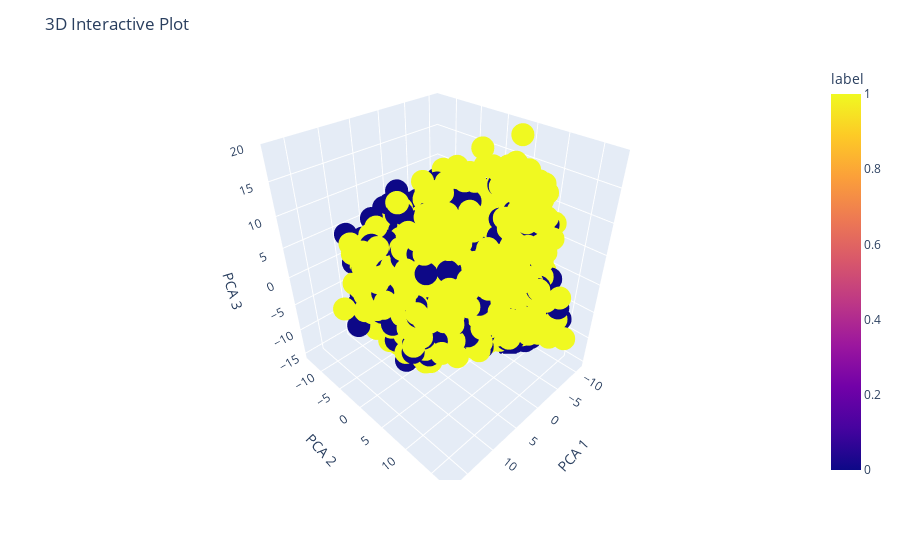

Here is the notebook cell this chart was saved with:
### Code cell
import plotly.express as px

fig = px.scatter_3d(pca_result, x='pca1', y='pca2', z='pca3', color='label')

fig.update_layout(
    title='3D Interactive Plot',
    scene=dict(
        xaxis_title='PCA 1',
        yaxis_title='PCA 2',
        zaxis_title='PCA 3'
    )
)

### Figure 1 — Plotly figure (JSON) as saved in the notebook; plotly's stock layout.template omitted (floating-point values rounded to 4 significant figures; data arrays with more than 128 entries replaced by an {"elided": "..."} marker saying what was removed)
{"data": [{"hovertemplate": "pca1=%{x}<br>pca2=%{y}<br>pca3=%{z}<br>label=%{marker.color}<extra></extra>", "legendgroup": "", "marker": {"color": {"elided": "4450 int values"}, "coloraxis": "coloraxis", "symbol": "circle"}, "mode": "markers", "name": "", "scene": "scene", "showlegend": false, "type": "scatter3d", "x": {"elided": "4450 float values"}, "y": {"elided": "4450 float values"}, "z": {"elided": "4450 float values"}}], "layout": {"coloraxis": {"colorbar": {"title": {"text": "label"}}, "colorscale": [[0, "#0d0887"], [0.1111, "#46039f"], [0.2222, "#7201a8"], [0.3333, "#9c179e"], [0.4444, "#bd3786"], [0.5556, "#d8576b"], [0.6667, "#ed7953"], [0.7778, "#fb9f3a"], [0.8889, "#fdca26"], [1, "#f0f921"]]}, "legend": {"tracegroupgap": 0}, "margin": {"t": 60}, "scene": {"domain": {"x": [0, 1], "y": [0, 1]}, "xaxis": {"title": {"text": "PCA 1"}}, "yaxis": {"title": {"text": "PCA 2"}}, "zaxis": {"title": {"text": "PCA 3"}}}, "title": {"text": "3D Interactive Plot"}}}
